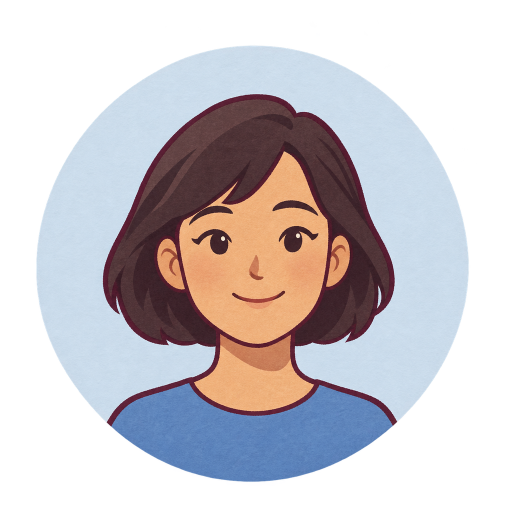
#> input picture design/art/portraits/portrait-01.png, 1024 x 1024 px (shown at 1/2 size); its folder holds only this picture in this run
$ python mask-portraits.py
#> lines starting #> are read from the running program, lines starting #| are printed output that depends on the picture; after the words box and inside, x2 and y2 are one past the last pixel; in counts of white or black regions, pixels touching at a corner belong together
#!/usr/bin/env python3
"""Give every avatar the same clean circular disc and remove generated edge specks."""

import argparse
from pathlib import Path
from PIL import Image, ImageChops, ImageDraw

ROOT = Path(__file__).resolve().parents[1] / "portraits"
CENTER = (505, 526)
RADIUS = 430
TARGETS = {
    "portrait-keeper.png": (233, 226, 204),  # pale brass-cream, distinct from portrait-02
    "portrait-sea.png": (205, 222, 236),  # pale sea-glass blue
    "portrait-06.png": (214, 208, 223),  # mist plum
    "portrait-07.png": (193, 224, 231),  # blue mint
    "portrait-08.png": (232, 216, 228),  # pale mauve
    "portrait-future.png": (224, 227, 237),  # silver blue
}


def recolor_disc(image: Image.Image, target: tuple[int, int, int]) -> Image.Image:
    source = image.getpixel((512, 100))[:3]
    shift = tuple(target[i] - source[i] for i in range(3))
    if shift == (0, 0, 0):
        return image
    rgba = bytearray(image.tobytes())
    for p in range(0, len(rgba), 4):
        r, g, b, a = rgba[p:p + 4]
        if a and max(abs(r - source[0]), abs(g - source[1]), abs(b - source[2])) < 58 and b >= r - 10:
            for i in range(3):
                rgba[p + i] = max(0, min(255, rgba[p + i] + shift[i]))
    return Image.frombytes("RGBA", image.size, bytes(rgba))


def main() -> None:
    parser = argparse.ArgumentParser(description=__doc__)
    parser.add_argument('--only', nargs='+', help='Normalize only these portrait filenames; preserve every other file.')
    args = parser.parse_args()
    disc_mask = Image.new("L", (1024, 1024), 0)
#> disc_mask: PIL image 1024x1024 L; every value is 0
    ImageDraw.Draw(disc_mask).ellipse(
        (CENTER[0] - RADIUS, CENTER[1] - RADIUS, CENTER[0] + RADIUS, CENTER[1] + RADIUS),
        fill=255,
    )
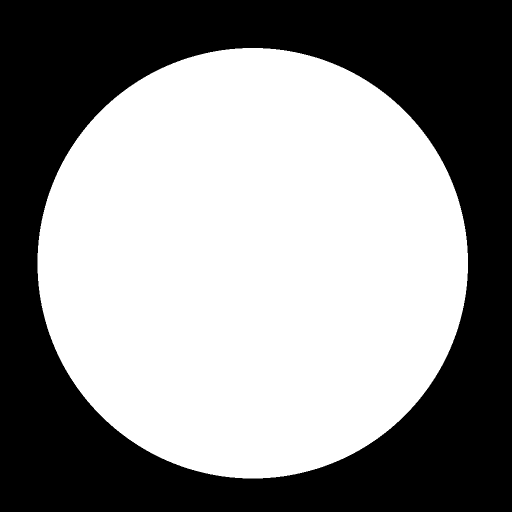
#> disc_mask: PIL image 1024x1024 L (shown at 1/2 size); 55.5% white; 1 black region, box (x1, y1, x2, y2) and area: (0, 0, 1024, 1024) 466487
    for path in sorted(ROOT.glob("portrait-*.png")):
        if args.only and path.name not in args.only:
            continue
        portrait = Image.open(path).convert("RGBA")
#> portrait is the input picture: PIL image 1024x1024 RGBA; mean R, G, B, A 92, 87.8, 92, 141.2
        # Approved canonical portraits are immutable; only normalize new inputs.
        if portrait.size == (1024, 1024) and ImageChops.difference(portrait.getchannel("A"), disc_mask).getbbox() is None:
            print(path.name, "already has the shared mask; unchanged")
            continue
        if portrait.size != (1024, 1024):
            if portrait.width < 1024 or portrait.height < 1024:
                raise ValueError(f"{path.name}: never upscale a portrait")
            portrait = portrait.resize((1024, 1024), Image.Resampling.LANCZOS)
        target = TARGETS.get(path.name, portrait.getpixel((512, 100))[:3])
#> target = (201, 218, 232)
        portrait = recolor_disc(portrait, target)
#> in recolor_disc, `shift = tuple(target[i] - source[i] for i in range(3))`: shift = (0, 0, 0)
        ground = Image.new("RGBA", portrait.size, (*target, 255))
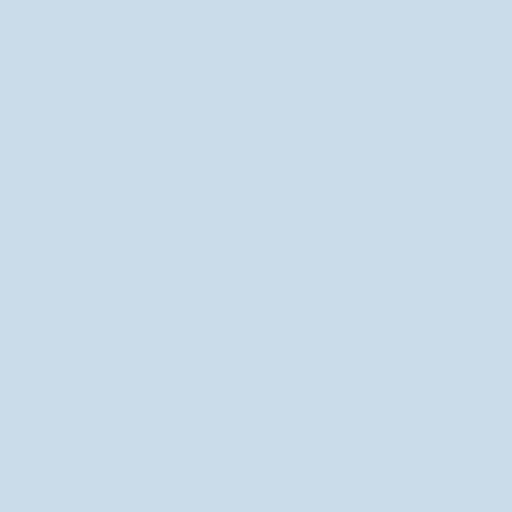
#> ground: PIL image 1024x1024 RGBA (shown at 1/2 size); mean R, G, B, A 201, 218, 232, 255
        merged = Image.alpha_composite(ground, portrait)
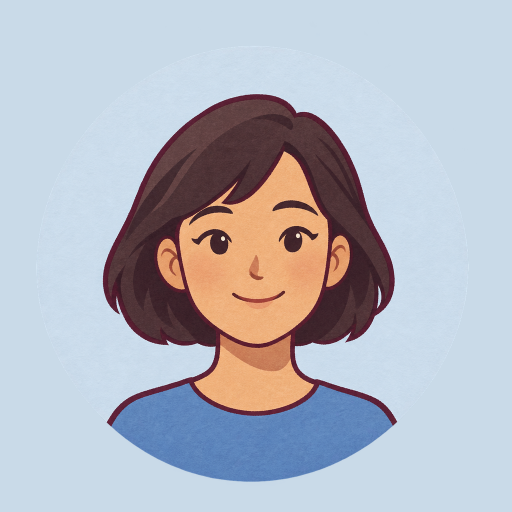
#> merged: PIL image 1024x1024 RGBA (shown at 1/2 size); mean R, G, B, A 179.6, 182.8, 192.7, 255
        merged.putalpha(disc_mask)
        merged.save(path, optimize=True)
        print(path.name, "disc center", CENTER, "radius", RADIUS, "color", target)
#| portrait-01.png disc center (505, 526) radius 430 color (201, 218, 232)


if __name__ == "__main__":
    main()

$ run again, on design/art/portraits/portrait-passerby.png
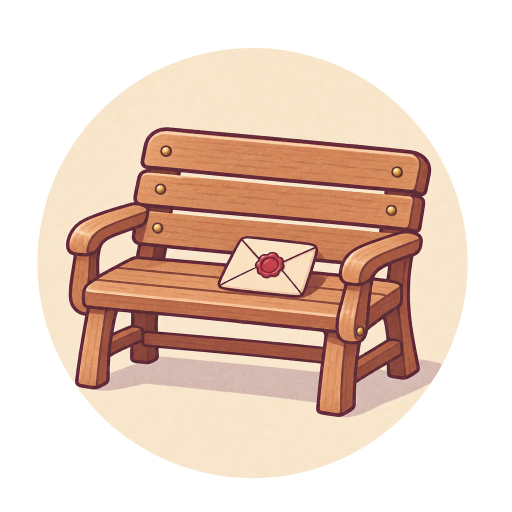
#> input picture design/art/portraits/portrait-passerby.png, 1024 x 1024 px (shown at 1/2 size)
#> in main, portrait is the input picture: PIL image 1024x1024 RGBA; mean R, G, B, A 148.5, 123.1, 105.6, 140.2
#> target = (248, 229, 200)
#> shift = (0, 0, 0)
#> in main, `ground = Image.new("RGBA", portrait.size, (*target, 255))`:
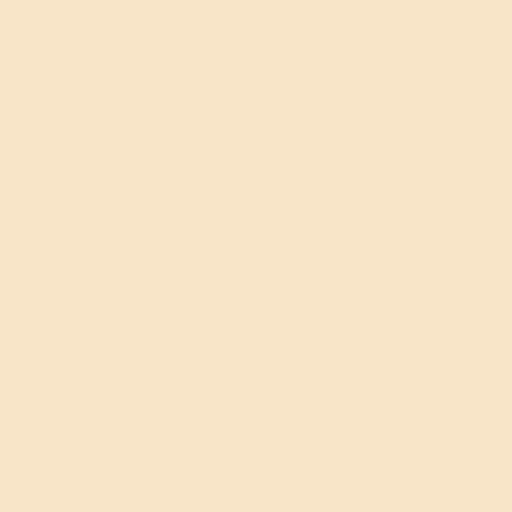
#> ground: PIL image 1024x1024 RGBA (shown at 1/2 size); mean R, G, B, A 248, 229, 200, 255
#> in main, `merged = Image.alpha_composite(ground, portrait)`:
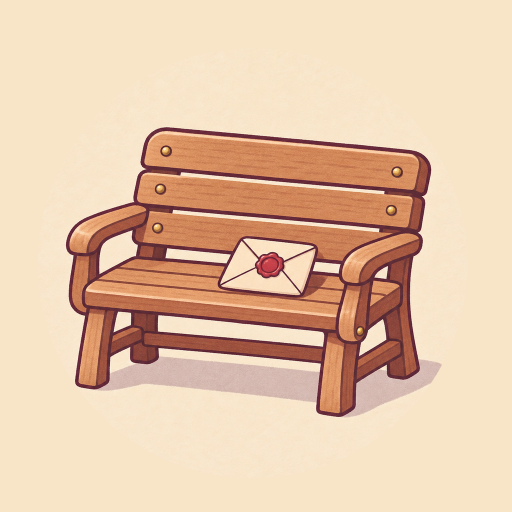
#> merged: PIL image 1024x1024 RGBA (shown at 1/2 size); mean R, G, B, A 229.6, 198.1, 170.8, 255
#| portrait-passerby.png disc center (505, 526) radius 430 color (248, 229, 200)

$ run again, on design/art/portraits/portrait-03.png
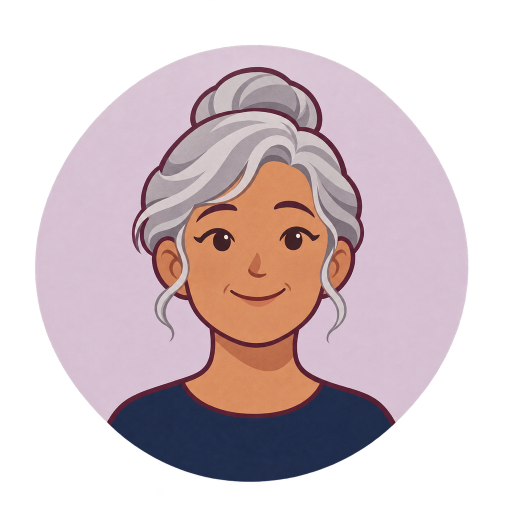
#> input picture design/art/portraits/portrait-03.png, 1024 x 1024 px (shown at 1/2 size)
#> in main, portrait is the input picture: PIL image 1024x1024 RGBA; mean R, G, B, A 102.1, 86.8, 90.3, 141.3
#> target = (219, 200, 213)
#> shift = (0, 0, 0)
#> in main, `merged = Image.alpha_composite(ground, portrait)`:
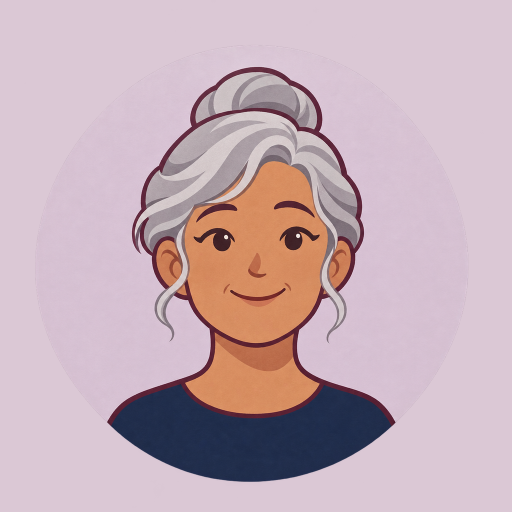
#> merged: PIL image 1024x1024 RGBA (shown at 1/2 size); mean R, G, B, A 197.8, 174.2, 183.3, 255
#| portrait-03.png disc center (505, 526) radius 430 color (219, 200, 213)
